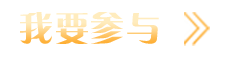
#> input picture django_rest_api/info_api/onecp/chaxunImg/1.png, 232 x 57 px, found by its file name
$ python similar_picture.py
#> lines starting #> are read from the running program, lines starting #| are printed output that depends on the picture
# -*- coding: utf-8 -*-

from PIL import Image
import time


def make_regalur_image(img, size=(256, 256)):
    return img.resize(size).convert('RGB')


# 几何转变，全部转化为256*256像素大小

def split_image(img, part_size=(64, 64)):
    w, h = img.size
    pw, ph = part_size

    assert w % pw == h % ph == 0
    return [img.crop((i, j, i + pw, j + ph)).copy() \
            for i in range(0, w, pw) \
            for j in range(0, h, ph)]


# region = img.crop(box)
# 将img表示的图片对象拷贝到region中，这个region可以用来后续的操作（region其实就是一个
# image对象，box是个四元组（上下左右））

def hist_similar(lh, rh):
    assert len(lh) == len(rh)
    return sum(1 - (0 if l == r else float(abs(l - r)) / max(l, r)) for l, r in zip(lh, rh)) / len(lh)


# 好像是根据图片的左右间隔来计算某个长度，zip是可以接受多个x,y,z数组值统一输出的输出语句
def calc_similar(li, ri):
    #	return hist_similar(li.histogram(), ri.histogram())
    return sum(
        hist_similar(l.histogram(), r.histogram()) for l, r in zip(split_image(li), split_image(ri))) / 16.0  # 256>64


# 其中histogram()对数组x（数组是随机取样得到的）进行直方图统计，它将数组x的取值范围分为100个区间，
# 并统计x中的每个值落入各个区间中的次数。histogram()返回两个数组p和t2，
# 其中p表示各个区间的取样值出现的频数，t2表示区间。
# 大概是计算一个像素点有多少颜色分布的
# 把split_image处理的东西zip一下，进行histogram,然后得到这个值

def calc_similar_by_path(lf, rf):
#> called with lf = 'C:\\test\\1.png', rf = 'C:\\test\\2.png'
    li, ri = make_regalur_image(Image.open(lf)), make_regalur_image(Image.open(rf))
#> in make_regalur_image, `return img.resize(size).convert('RGB')`:
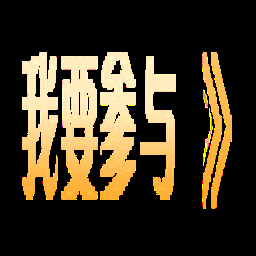
#> returned value: PIL image 256x256 RGB; mean R, G, B 65.1, 54, 33.8
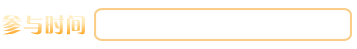
#> input picture django_rest_api/info_api/onecp/chaxunImg/2.png, 357 x 49 px, found by its file name
#> call 2 of make_regalur_image, with size = (256, 256)
#> in make_regalur_image (call 2), `return img.resize(size).convert('RGB')`:
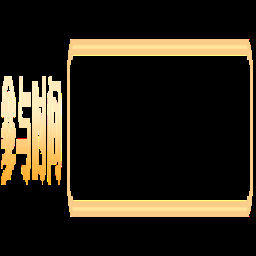
#> returned value: PIL image 256x256 RGB; mean R, G, B 46.1, 38.8, 25.5
    return calc_similar(li, ri)


def make_doc_data(lf, rf):
    li, ri = make_regalur_image(Image.open(lf)), make_regalur_image(Image.open(rf))
    li.save(lf + '_regalur.png')  # 转换图片格式:img.save('file.jpg'),保存临时的
    ri.save(rf + '_regalur.png')  # img对象到硬盘
    fd = open('stat.csv', 'w')  # stat模块是做随机变量统计的，stat用来计算随机变量的期望值和方差
    # 这句是关键啊，把histogram的结果进行map处理
    fd.write('\n'.join(l + ',' + r for l, r in zip(map(str, li.histogram()), map(str, ri.histogram()))))
    #	print >>fd, '\n'
    #	fd.write(','.join(map(str, ri.histogram())))
    fd.close()
    from PIL import ImageDraw
    li = li.convert('RGB')  # 与save对象，这是转换格式
    draw = ImageDraw.Draw(li)
    for i in range(0, 256, 64):
        draw.line((0, i, 256, i), fill='#ff0000')
        draw.line((i, 0, i, 256), fill='#ff0000')
    # 从始至终划线!!!!!!!!!!!!!!!通过把每一列刷成红色，来进行颜色的随机分布划分
    # 用法：pygame.draw.line(Surface, color, start_pos, end_pos, width=1)
    li.save(lf + '_lines.png')


if __name__ == '__main__':
    path = r'C:\test\1.png'
    path2 = r'C:\test\2.png'
    print(calc_similar_by_path(path, path2))
